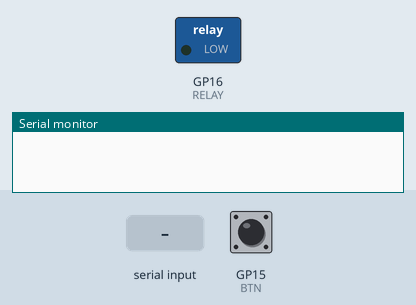
Bench run of a program on a simulated Raspberry Pi Pico. On the bench: switched loads named in the program (green lamp = pin HIGH), the last lines printed to the serial monitor. The inputs (shaded band) are chosen by the test bench; at power-on: GP15 (BTN) HIGH.

Above: at 1.2 s.
1.3 s: GP15 (BTN) pulled LOW for 0.15 s
At 2.4 s:
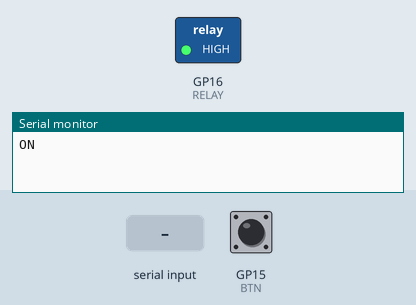
2.9 s: "0\n" received over Serial
At 3.6 s:
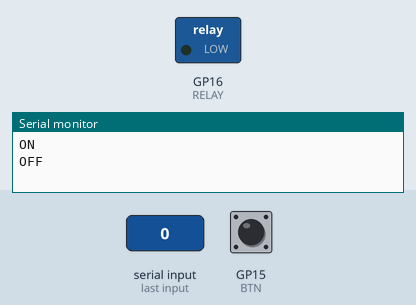
4.4 s: "1\n" received over Serial
At 4.8 s:
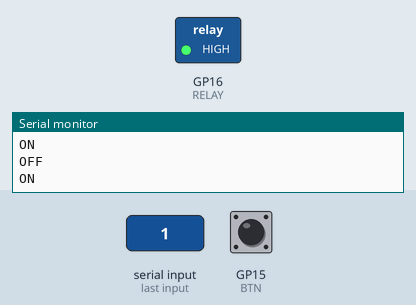
5.9 s: GP15 (BTN) pulled LOW for 1 s
At 7.2 s:
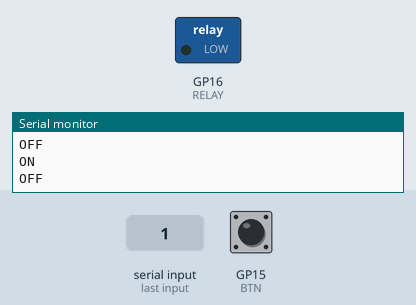
Timing chart, 0 to 8.9 s (numbered marks = the images above; inputs shaded):
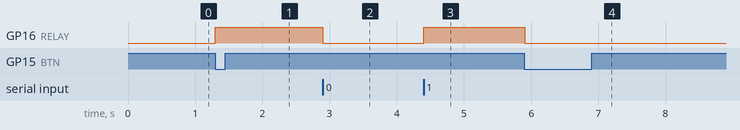

Measured:
- after the input at 1.3 s, GP16 (RELAY): LOW → HIGH at once
- after the input at 2.9 s, GP16 (RELAY): HIGH → LOW at once
- after the input at 4.4 s, GP16 (RELAY): LOW → HIGH at once
- after the input at 5.9 s, GP16 (RELAY): HIGH → LOW at once

The program:

main.cpp
```cpp
#include <Arduino.h>

#define BTN 15
#define RELAY 16

bool relayState = false;
bool lastButtonState = HIGH;
unsigned long lastDebounceTime = 0;
const unsigned long debounceDelay = 150;
String inputString = "";
String lastInputString = "";
bool stringComplete = false;

void setup()
{
    pinMode(BTN, INPUT_PULLUP);
    pinMode(RELAY, OUTPUT);
    digitalWrite(RELAY, LOW);
    Serial.begin(9600);
    inputString.reserve(10);
}

void loop()
{
    bool currentButtonState = digitalRead(BTN);

    if (currentButtonState == LOW && lastButtonState == HIGH)
    {
        if (millis() - lastDebounceTime > debounceDelay)
        {
            relayState = !relayState;
            digitalWrite(RELAY, relayState ? HIGH : LOW);
            Serial.println(relayState ? "ON" : "OFF");
            lastDebounceTime = millis();
        }
    }
    lastButtonState = currentButtonState;

    while (Serial.available())
    {
        char inChar = (char)Serial.read();

        if (inChar == '\n')
        {
            stringComplete = true;
        }
        else
        {
            inputString += inChar;
        }
    }

    if (stringComplete)
    {
        if (inputString.length() == 0)
        {
            stringComplete = false;
            Serial.println("No input received.");
            return;
        }

        if (inputString == lastInputString)
        {
            stringComplete = false;
            Serial.println("Duplicate input received.");
            return;
        }

        if (!inputString.equals("0") && inputString.toInt() == 0)
        {
            Serial.println("Invalid input received.");
            stringComplete = false;
            inputString = "";
            return;
        }

        int value = inputString.toInt();

        if (value == 1)
        {
            relayState = true;
            digitalWrite(RELAY, HIGH);
            Serial.println("ON");
        }
        else if (value == 0)
        {
            relayState = false;
            digitalWrite(RELAY, LOW);
            Serial.println("OFF");
        }

        lastInputString = inputString;
        inputString = "";
        stringComplete = false;
    }
}
```
